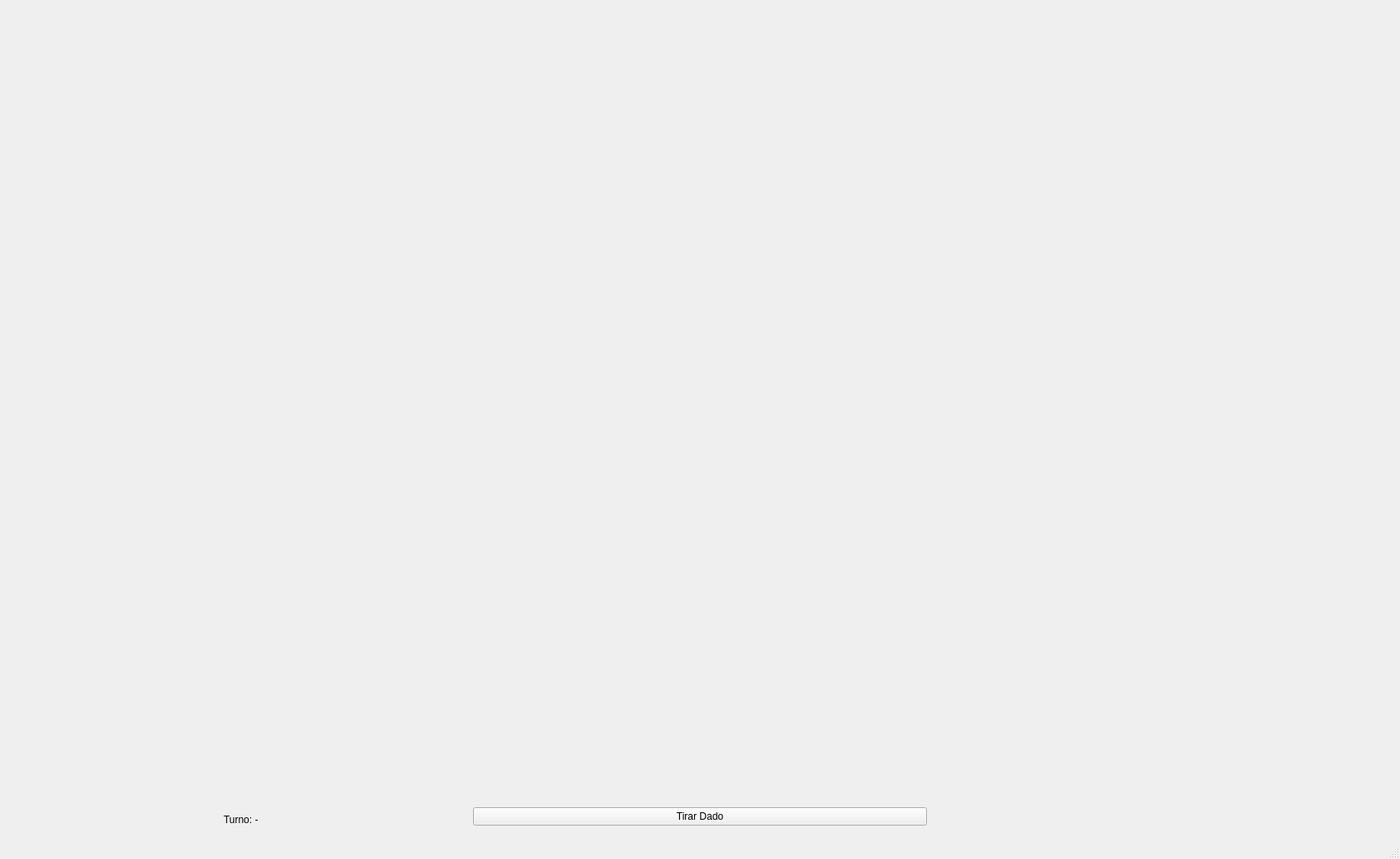
<?xml version="1.0" encoding="UTF-8"?>
<ui version="4.0">
 <class>MainWindow</class>
 <widget class="QMainWindow" name="MainWindow">
  <property name="geometry">
   <rect>
    <x>0</x>
    <y>0</y>
    <width>1678</width>
    <height>1029</height>
   </rect>
  </property>
  <property name="windowTitle">
   <string>MainWindow</string>
  </property>
  <widget class="QWidget" name="centralWidget">
   <layout class="QVBoxLayout" name="verticalLayout">
    <item alignment="Qt::AlignmentFlag::AlignHCenter">
     <widget class="QWidget" name="widgetTablero" native="true">
      <property name="sizePolicy">
       <sizepolicy hsizetype="Fixed" vsizetype="Fixed">
        <horstretch>0</horstretch>
        <verstretch>0</verstretch>
       </sizepolicy>
      </property>
      <property name="minimumSize">
       <size>
        <width>1660</width>
        <height>920</height>
       </size>
      </property>
      <property name="maximumSize">
       <size>
        <width>1660</width>
        <height>920</height>
       </size>
      </property>
      <property name="baseSize">
       <size>
        <width>0</width>
        <height>0</height>
       </size>
      </property>
      <layout class="QGridLayout" name="gridLayout">
       <item row="0" column="0">
        <layout class="QGridLayout" name="gridTablero"/>
       </item>
      </layout>
     </widget>
    </item>
    <item>
     <widget class="QWidget" name="widgetControles" native="true">
      <layout class="QHBoxLayout" name="horizontalLayout">
       <item alignment="Qt::AlignmentFlag::AlignHCenter|Qt::AlignmentFlag::AlignBottom">
        <widget class="QLabel" name="lblTurno">
         <property name="text">
          <string>Turno: -</string>
         </property>
        </widget>
       </item>
       <item alignment="Qt::AlignmentFlag::AlignBottom">
        <widget class="QPushButton" name="btnLanzarDado">
         <property name="text">
          <string>Tirar Dado</string>
         </property>
        </widget>
       </item>
       <item alignment="Qt::AlignmentFlag::AlignHCenter|Qt::AlignmentFlag::AlignBottom">
        <widget class="QLabel" name="lblMensaje">
         <property name="text">
          <string/>
         </property>
        </widget>
       </item>
      </layout>
     </widget>
    </item>
   </layout>
  </widget>
  <widget class="QMenuBar" name="menubar">
   <property name="geometry">
    <rect>
     <x>0</x>
     <y>0</y>
     <width>1678</width>
     <height>22</height>
    </rect>
   </property>
  </widget>
  <widget class="QStatusBar" name="statusbar"/>
 </widget>
 <resources/>
 <connections/>
</ui>
